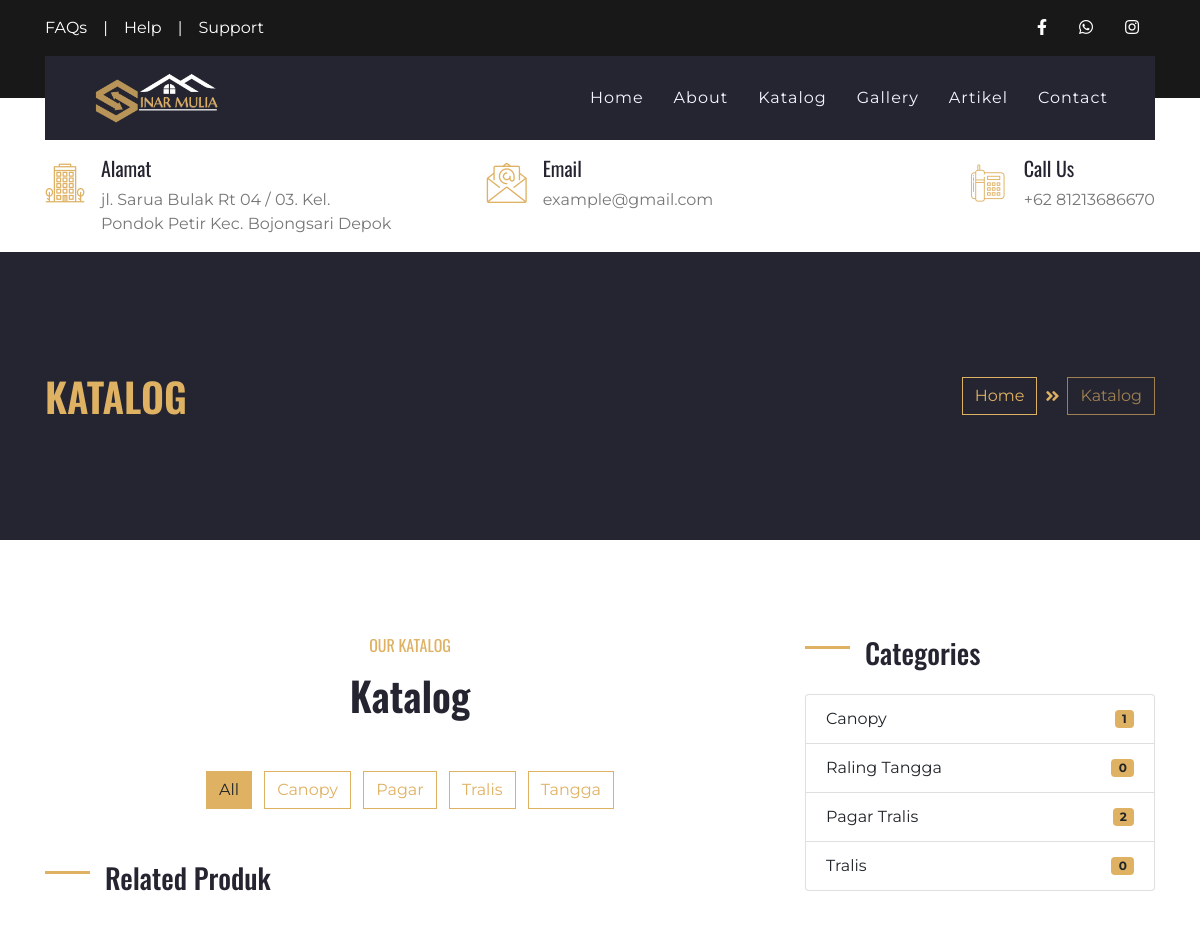
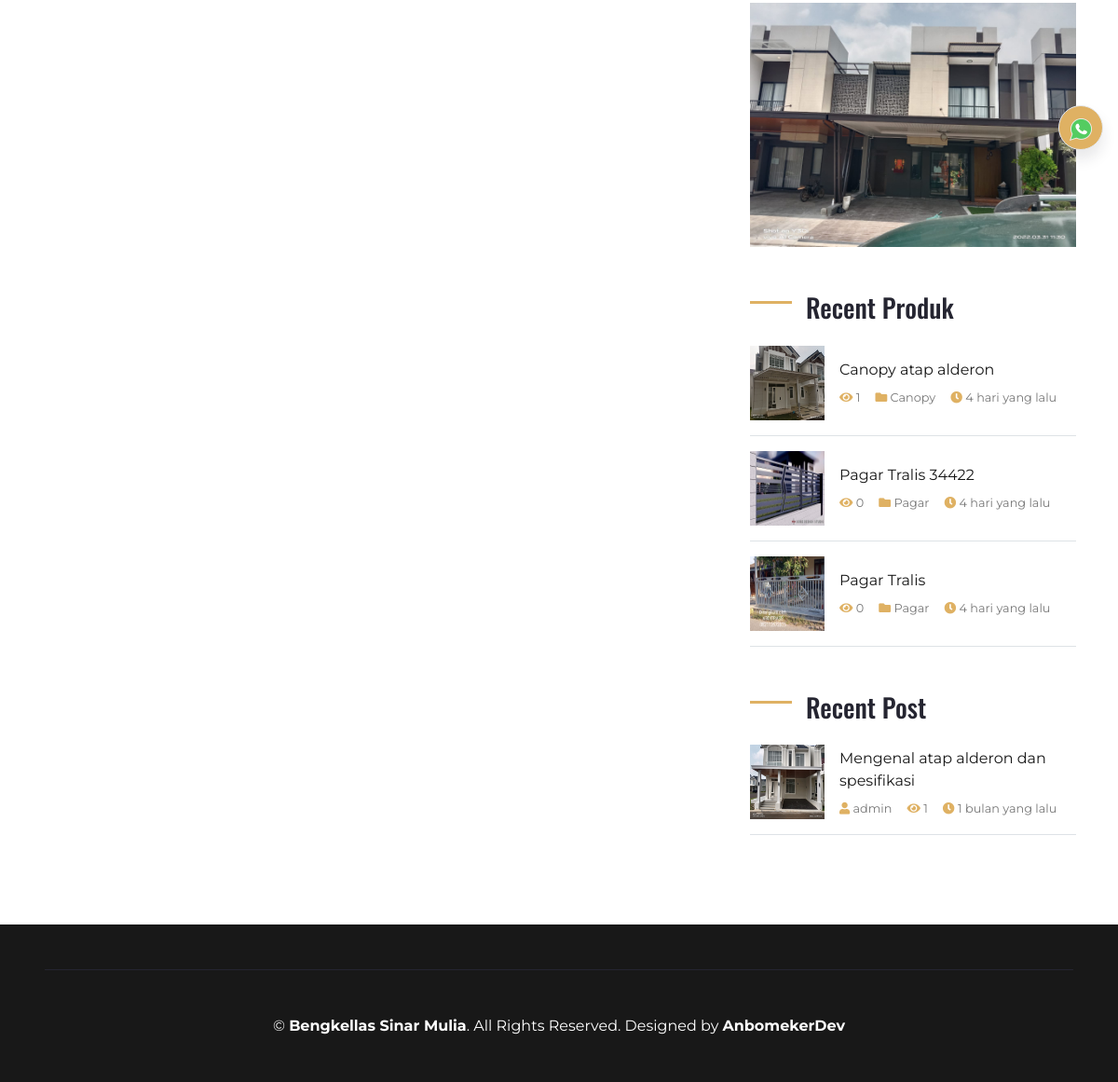
Page /index.php/katalog on the committed database (2 pictures, top to bottom).
### tables this page shows
CREATE TABLE `set_profil`  (
  `profil_id` int(11) NOT NULL AUTO_INCREMENT,
  `nama` varchar(50) NULL DEFAULT NULL,
  `alamat` varchar(100) NULL DEFAULT NULL,
  `deskripsi` text NULL,
  `logo` text NULL,
  `foto` text NULL,
  `kontak_id` int(11) NULL DEFAULT NULL,
  `company_name` varchar(50) NULL DEFAULT NULL,
  `web_url` text NULL,
  PRIMARY KEY (`profil_id`) USING BTREE
);

CREATE TABLE `tweb_kategori`  (
  `kategori_id` int(11) NOT NULL AUTO_INCREMENT,
  `kategori` varchar(30) NOT NULL,
  PRIMARY KEY (`kategori_id`) USING BTREE
);

CREATE TABLE `ref_produk`  (
  `produk_id` int(11) NOT NULL AUTO_INCREMENT,
  `nama_produk` varchar(100) NOT NULL,
  `kategori` varchar(30) NOT NULL,
  `deskripsi` text NOT NULL,
  `foto` varchar(100) NOT NULL,
  `date_post` datetime NOT NULL,
  `slug` varchar(100) NULL DEFAULT NULL,
  `harga` varchar(20) NULL DEFAULT NULL,
  `best` int(11) NULL DEFAULT NULL,
  PRIMARY KEY (`produk_id`) USING BTREE
);

CREATE TABLE `artikel`  (
  `artikel_id` int(11) NOT NULL AUTO_INCREMENT,
  `judul_artikel` varchar(100) NULL DEFAULT NULL,
  `konten` longtext NULL,
  `slug` text NULL,
  `foto` text NULL,
  `link` text NULL,
  `date_post` datetime NULL DEFAULT NULL,
  `is_active` int(11) NULL DEFAULT NULL,
  `penerbit` varchar(50) NULL DEFAULT NULL,
  `visit` int(11) NULL DEFAULT NULL,
  `ip` varchar(100) NULL DEFAULT NULL,
  PRIMARY KEY (`artikel_id`) USING BTREE
);

### application/controllers/Katalog.php (called while the page is built, shortened)
<?php
class Katalog extends CI_Controller
{
    public function __construct()
    {
        $this->load->model('M_katalog', 'katalog');
        $this->load->model('admin/Profil_m', 'profil');
        $this->load->library('session');
    }
    public function index()
    {
        $data = [
            'judul' => $this->profil->get_profile('nama'),
            'perusahaan' => $this->profil->get_profile('nama'),
            'logo' => $this->profil->get_profile('logo'),
            'alamat' => $this->profil->get_profile('alamat'),
            'whatsap' => $this->profil->get_kontak('whatsap'),
            'facebook' => $this->profil->get_kontak('facebook'),
            'instagram' => $this->profil->get_kontak('instagram'),
            'email' => $this->profil->get_kontak('email'),
            'telpon' => $this->profil->get_kontak('telpon'),
            'foto' => $this->profil->get_profile('foto'),
            'B_produk' => $this->profil->get_B_produk()->result(),
            'produklimit' => $this->profil->produklimit()->result(),
            'artikellimit' => $this->profil->art()->result(),
            'kategori' => $this->katalog->get_kategori()->result(),
        ];
        $this->load->view('layout/header', $data);
        $this->load->view('layout/navbar', $data);
        $this->load->view('pages/katalog_v', $data);
        $this->load->view('pages/katalog_js');
        $this->load->view('layout/footer', $data);
    }
}

### index.php (called while the page is built, shortened)
<?php
require_once BASEPATH.'core/CodeIgniter.php';

### application/models/admin/Profil_m.php (called while the page is built, shortened)
<?php
class Profil_m extends CI_Model
{
    public function get_profile($varams)
    {
        $query = $this->db->get('set_profil')->row();
        $data = $query->$varams;
        return $data;
    }
    function get_B_produk()
    {
        $this->db->select('*');
        $this->db->from('ref_produk');
        $this->db->where('best', 1);
        $this->db->order_by('produk_id', 'DESC');
        $query = $this->db->get();
        return $query;
    }
    function produklimit()
    {
        $this->db->select('*');
        $this->db->from('ref_produk');
        $this->db->limit(8);
        $this->db->order_by('produk_id', 'DESC');
        $query = $this->db->get();
        return $query;
    }
    function art()
    {
        $this->db->select('*');
        $this->db->from('artikel');
        $this->db->limit(8);
        $this->db->order_by('artikel_id', 'DESC');
        $query = $this->db->get();
        return $query;
    }
}

### application/models/M_katalog.php (called while the page is built, shortened)
<?php
class M_katalog extends CI_Model
{
    public function get_kategori()
    {
        $this->db->select('*');
        $this->db->from('tweb_kategori');
        $query = $this->db->get();
        return $query;
    }
}

### application/views/pages/right_v.php (the view)
<div class="col-lg-4 mt-5 mt-lg-0">
    <div class="mb-5">
        <h3 class="mb-4 section-title">Categories</h3>
        <ul class="list-group">
            <?php $c = 'Canopy';
            $canopy = $this->db->query("SELECT * FROM ref_produk WHERE kategori='" . $c . "'")->num_rows(); ?>
            <?php $t = 'Tangga';
            $tangga = $this->db->query("SELECT * FROM ref_produk WHERE kategori='" . $t . "'")->num_rows(); ?>
            <?php $p = 'Pagar';
            $pagar = $this->db->query("SELECT * FROM ref_produk WHERE kategori='" . $p . "'")->num_rows(); ?>
            <?php $t = 'Tralis';
            $tralis = $this->db->query("SELECT * FROM ref_produk WHERE kategori='" . $t . "'")->num_rows(); ?>
            <li class="list-group-item d-flex justify-content-between align-items-center">
                Canopy
                <span class="badge badge-primary badge-pill"><?= $canopy ?></span>
            </li>
            <li class="list-group-item d-flex justify-content-between align-items-center">
                Raling Tangga
                <span class="badge badge-primary badge-pill"><?= $tangga ?></span>
            </li>
            <li class="list-group-item d-flex justify-content-between align-items-center">
                Pagar Tralis
                <span class="badge badge-primary badge-pill"><?= $pagar ?></span>
            </li>
            <li class="list-group-item d-flex justify-content-between align-items-center">
                Tralis
                <span class="badge badge-primary badge-pill"><?= $tralis ?></span>
            </li>
        </ul>
    </div>
    <div class="mb-5">
        <img src="<?= base_url() ?>assets/upload/poto/<?= $foto ?>" alt="" class="img-fluid">
    </div>
    <div class="mb-5">
        <h3 class="mb-4 section-title">Recent Produk</h3>
        <?php foreach ($produklimit as $produk) : ?>
            <?php $id = $produk->produk_id;
            $visitproduk  = $this->db->query("SELECT * FROM section_visit WHERE produk_id='" . $id . "'")->num_rows(); ?>
            <div class="d-flex align-items-center border-bottom mb-3 pb-3">
                <img class="img-fluid" src="<?= base_url() ?>assets/upload/gallery/<?= $produk->foto ?>" style="width: 80px; height: 80px;" alt="">
                <div class="d-flex flex-column pl-3">
                    <a class="text-dark mb-2" href="<?= base_url() ?>katalog/detailproduk/<?= $produk->slug ?>/<?= $produk->produk_id ?>"><?= $produk->nama_produk ?></a>
                    <div class="d-flex">
                        <small class="mr-3"><i class="fa fa-eye text-primary"></i> <?= $visitproduk ?></small>
                        <small class="mr-3"><i class="fa fa-folder text-primary"></i> <?= $produk->kategori ?></small>
                        <small class="mr-3"><i class="fa fa-clock text-primary"></i> <?= waktu_lalu($produk->date_post) ?></small>
                    </div>
                </div>
            </div>
        <?php endforeach ?>
    </div>
    <div class="mb-5">
        <h3 class="mb-4 section-title">Recent Post</h3>
        <?php foreach ($artikellimit as $art) : ?>
            <?php $id = $art->artikel_id;
            $visitart  = $this->db->query("SELECT * FROM section_visit WHERE artikel_id='" . $id . "'")->num_rows(); ?>
            <div class="d-flex align-items-center border-bottom mb-3 pb-3">
                <img class="img-fluid" src="<?= base_url() ?>assets/upload/artikel/<?= $art->foto ?>" style="width: 80px; height: 80px;" alt="">
                <div class="d-flex flex-column pl-3">
                    <a class="text-dark mb-2" href="<?= base_url() ?>artikel/single/<?= $art->slug ?>/<?= $art->artikel_id ?>"><?= $art->judul_artikel ?></a>
                    <div class="d-flex">
                        <small class="mr-3"><i class="fa fa-user text-primary"></i> <?= $art->penerbit ?></small>
                        <small class="mr-3"><i class="fa fa-eye text-primary"></i> <?= $visitart ?></small>
                        <small class="mr-3"><i class="fa fa-clock text-primary"></i> <?= waktu_lalu($art->date_post) ?></small>
                    </div>
                </div>
            </div>
        <?php endforeach ?>
    </div>
</div>

### application/views/layout/navbar.php (shortened to what this page needs)
<div class="container-fluid bg-dark py-3">
    <div class="container">
        <div class="row">
            <div class="col-md-6 text-center text-lg-left mb-2 mb-lg-0">
                <div class="d-inline-flex align-items-center">
                    <a class="text-white pr-3" href="">FAQs</a>
                    <span class="text-white">|</span>
                    <a class="text-white px-3" href="">Help</a>
                    <span class="text-white">|</span>
                    <a class="text-white pl-3" href="">Support</a>
                </div>
            </div>
            <div class="col-md-6 text-center text-lg-right">
                <div class="d-inline-flex align-items-center">
                    <a class="text-white px-3" href="<?= $facebook ?>">
                        <i class="fab fa-facebook-f"></i>
                    </a>
                    <a class="text-white px-3" href="<?= $whatsap ?>">
                        <i class="fab fa-whatsapp"></i>
                    </a>
                    <a class="text-white px-3" href="<?= $instagram ?>">
                        <i class="fab fa-instagram"></i>
                    </a>
                </div>
            </div>
        </div>
    </div>
</div>
<div class="container-fluid position-relative nav-bar p-0">
    <div class="container position-relative" style="z-index: 9;">
        <nav class="navbar navbar-expand-lg bg-secondary navbar-dark py-3 py-lg-0 pl-3 pl-lg-5">
            <a href="" class="navbar-brand">
                <img src="<?= base_url() ?>assets/upload/logo/<?= $logo ?>" alt="" height="50">
            </a>
            <div class="collapse navbar-collapse justify-content-between px-3" id="navbarCollapse">
                <div class="navbar-nav ml-auto py-0">
                    <a href="<?= base_url() ?>" class="nav-item nav-link ">Home</a>
                    <a href="<?= base_url('about') ?>" class="nav-item nav-link">About</a>
                    <a href="<?= base_url('katalog') ?>" class="nav-item nav-link">Katalog</a>
                    <a href="<?= base_url('gallery') ?>" class="nav-item nav-link">Gallery</a>
                    <a href="<?= base_url('artikel') ?>" class="nav-item nav-link">Artikel</a>
                    <a href="<?= base_url('contact') ?>" class="nav-item nav-link">Contact</a>
                </div>
            </div>
        </nav>
    </div>
</div>
<div class="container-fluid bg-white py-3">
    <div class="container">
        <div class="row">
            <div class="col-lg-4 text-left mb-3 mb-lg-0">
                <div class="d-inline-flex text-left">
                    <h1 class="flaticon-office font-weight-normal text-primary m-0 mr-3"></h1>
                    <div class="d-flex flex-column">
                        <h5>Alamat</h5>
                        <p class="m-0"><?= $alamat ?></p>
                    </div>
                </div>
            </div>
            <div class="col-lg-4 text-left text-lg-center mb-3 mb-lg-0">
                <div class="d-inline-flex text-left">
                    <h1 class="flaticon-email font-weight-normal text-primary m-0 mr-3"></h1>
                    <div class="d-flex flex-column">
                        <h5>Email</h5>
                        <p class="m-0"><?= $email ?></p>
                    </div>
                </div>
            </div>
            <div class="col-lg-4 text-left text-lg-right mb-3 mb-lg-0">
                <div class="d-inline-flex text-left">
                    <h1 class="flaticon-telephone font-weight-normal text-primary m-0 mr-3"></h1>
                    <div class="d-flex flex-column">
                        <h5>Call Us</h5>
                        <p class="m-0">+62 <?= $telpon ?></p>
                    </div>
                </div>
            </div>
        </div>
    </div>
</div>

### application/views/pages/katalog_v.php (shortened to what this page needs)
<?php
function waktu_lalu($timestamp)
{
    $selisih = time() - strtotime($timestamp);
    $detik = $selisih;
    $menit = round($selisih / 60);
    $jam = round($selisih / 3600);
    $hari = round($selisih / 86400);
    $minggu = round($selisih / 604800);
    $bulan = round($selisih / 2419200);
    $tahun = round($selisih / 29030400);
    if ($detik <= 60) {
        $waktu = $detik . ' detik yang lalu';
    } else if ($menit <= 60) {
        $waktu = $menit . ' menit yang lalu';
    } else if ($jam <= 24) {
        $waktu = $jam . ' jam yang lalu';
    } else if ($hari <= 7) {
        $waktu = $hari . ' hari yang lalu';
    } else if ($minggu <= 4) {
        $waktu = $minggu . ' minggu yang lalu';
    } else if ($bulan <= 12) {
        $waktu = $bulan . ' bulan yang lalu';
    } else {
        $waktu = $tahun . ' tahun yang lalu';
    }
    return $waktu;
}
?>
<div class="container-fluid bg-secondary py-5">
    <div class="container py-5">
        <div class="row align-items-center py-4">
            <div class="col-md-6 text-center text-md-left">
                <h1 class="mb-4 mb-md-0 text-primary text-uppercase">Katalog</h1>
            </div>
            <div class="col-md-6 text-center text-md-right">
                <div class="d-inline-flex align-items-center">
                    <a class="btn btn-outline-primary" href="<?= base_url('') ?>">Home</a>
                    <i class="fas fa-angle-double-right text-primary mx-2"></i>
                    <a class="btn btn-outline-primary disabled" href="">Katalog</a>
                </div>
            </div>
        </div>
    </div>
</div>
<div class="container py-5">
    <div class="row pt-5">
        <div class="col-lg-8">
            <div class="row justify-content-center">
                <div class="col-lg-6 col-md-8 col text-center mb-4">
                    <h6 class="text-primary font-weight-normal text-uppercase mb-3">Our Katalog</h6>
                    <h1 class="mb-4">Katalog</h1>
                </div>
            </div>
            <div class="row">
                <div class="col-12 text-center mb-2">
                    <ul class="list-inline mb-4" id="portfolio-flters">
                        <li onclick="listproduk()" class="btn btn-outline-primary m-1 active" data-filter="*">All</li>
                        <?php foreach ($kategori as $kategori) : ?>
                            <li onclick="orderby('<?= $kategori->kategori ?>')" class="btn btn-outline-primary m-1"><?= $kategori->kategori ?></li>
                        <?php endforeach ?>
                    </ul>
                </div>
            </div>
            <div class="row pb-3" id="listkatalog"></div>
            <div class="mb-5 mx-n3">
                <h3 class="mb-4 ml-3 section-title">Related Produk</h3>
            </div>
        </div>
        <?php $this->load->view('pages/right_v') ?>
    </div>
</div>

### application/views/layout/footer.php (shortened to what this page needs)
<div class="container-fluid bg-dark text-white py-5 px-sm-3 px-md-5">
    <div class="container border-top border-secondary pt-5">
        <p class="m-0 text-center text-white">
            &copy; <a class="text-white font-weight-bold" href="#"><?= $perusahaan ?></a>. All Rights Reserved. Designed by
            <a class="text-white font-weight-bold" href="https://www.anamsaepul.site">AnbomekerDev</a>
        </p>
    </div>
</div>
</body>
</html>

### rows in the picture
set_profil: logo (picture), alamat "jl. Sarua Bulak Rt 04 / 03. Kel. Pondok Petir Kec. Bojongsari Depok", foto (picture), nama "Bengkellas Sinar Mulia"
tweb_kategori: kategori "Canopy"
tweb_kategori: kategori "Pagar"
tweb_kategori: kategori "Tralis"
tweb_kategori: kategori "Tangga"
ref_produk: foto (picture), nama_produk "Canopy atap alderon", visitproduk "1", kategori "Canopy", date_post "4 hari yang lalu"
ref_produk: foto (picture), nama_produk "Pagar Tralis 34422", visitproduk "0", kategori "Pagar", date_post "4 hari yang lalu"
ref_produk: foto (picture), nama_produk "Pagar Tralis", visitproduk "0", kategori "Pagar", date_post "4 hari yang lalu"
artikel: foto (picture), judul_artikel "Mengenal atap alderon dan spesifikasi", penerbit "admin", visitart "1", date_post "1 bulan yang lalu"

### other values in the picture
$email "example@gmail.com"
$telpon "81213686670"
$canopy "1"
$tangga "0"
$pagar "2"
$tralis "0"
